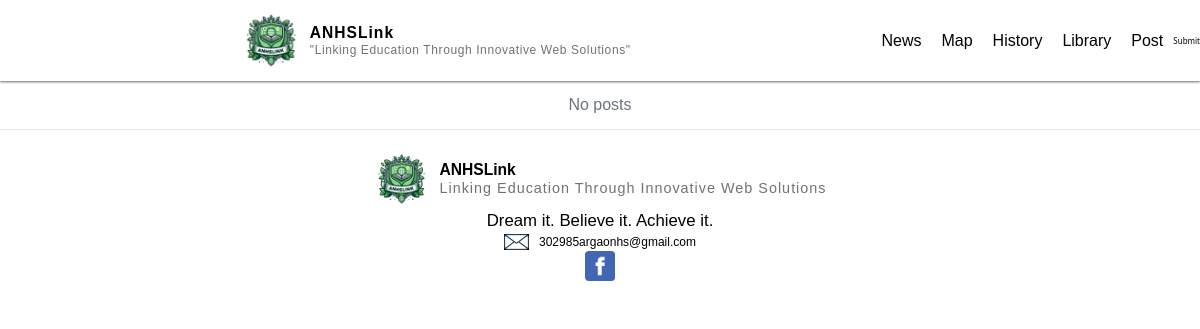
Before: /show_resource/asd/as/ with the older database file.
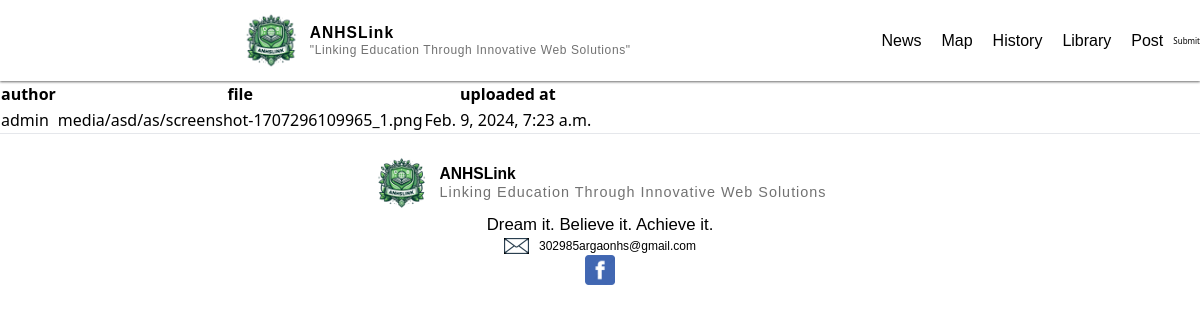
After: the same page with the newer database file.
### main/models.py (models this page shows, shortened)
class Resources (models.Model):
    name = models.CharField(max_length=100, default='Default Name')
    uuid = models.UUIDField(default=uuid.uuid4, editable=False, unique=True)
    subject = models.CharField(max_length=100)
    grade = models.CharField(max_length=100)
    file = models.FileField(upload_to= upload_to_function)
    author = models.ForeignKey(User, on_delete=models.CASCADE)
    uploaded_at = models.DateTimeField(auto_now_add=True)

### main/views.py (the view)
# urls.py: path("show_resource/<grade>/<subject>/",views.show_resource, name="show_resource" ),
def show_resource(request,grade,subject):
    resources = Resources.objects.filter(grade=grade,subject=subject).order_by('-uploaded_at')
    return render(request,"main/resource.html",{"resources":resources})

### main/templates/main/resource.html
{% extends "main/base.html" %}
{% load static %}
{% block body %}
{% for resource in resources %}
<table>
    <tr>
        <th>
            author
        </th>
        <th>
            file
        </th>
        <th>
            uploaded at
        </th>
    </tr>
    <tr>
        <td>
            {{resource.author}}
        </td>
        <td>
                <a href="{% url 'download' uuid=resource.uuid %}">{{ resource.file }}</a>
        </td>
        <td>
            {{resource.uploaded_at}}
        </td>
    </tr>
</table>
{% empty %}
<p class="m-3 text-center text-gray-500">No posts</p>
{%endfor%}
{% endblock %}

### main/templates/main/base.html (shortened to what this page needs)
{% load static %}
<!DOCTYPE html>
<html lang="en">
<head>
    <link rel="stylesheet" href="{% static 'css/main.css' %}">
    <link href="{% static 'styles/styles.css' %}" rel="stylesheet" type="text/css">
</head>
<body>
    <div class="page">
        <div class="head_container">
            <div class="branding">
                <img class="logo" src="{% static 'pictures/ANHSLink_logo.png' %}" alt="ANHS LOGO" width="7%">
                <div class="site-identity">
                    <p class="site-title">ANHSLink</p>
                    <p class="site-description">"Linking Education Through Innovative Web Solutions"</p>
                </div>
            </div>
            <div class="information flex justify-center space-x-">
                <a class="" href="{% url 'home' %}">
                    <p>News</p>
                </a>
                <a href="{% url 'map' %}">
                    <p>Map</p>
                </a>
                <a href="{% url 'history' %}">
                    <p>History</p>
                </a>
                <a href="{% url 'library' %}">
                    <p>Library</p>
                </a>
                <a href="{% url 'create_post' %}">
                    <p>Post</p>
                </a>
                <a>
                    <form action="{% url 'logout' %}" method="post">
                        <input type="submit">
                    </form>
                </a>
            </div>
        </div>
        {% block body %} {% endblock %}
        <footer>
            <div class="footer_container">
                <div class="branding_footer_whole">
                    <div class="branding_footer">
                        <img class="logo" src="{% static 'pictures/ANHSLink_logo.png' %}" alt="ANHS LOGO" width="5%" height="10%">
                        <div class="site-identity_footer">
                            <p class="site-title_footer">ANHSLink</p>
                            <p class="site-description_footer">Linking Education Through Innovative Web Solutions</p>
                        </div>
                    </div>
                    <div class="branding_footer_motto">
                        Dream it. Believe it. Achieve it.
                    </div>
                    <div class="socials_footer">
                        <div class="heading">
                            <div class="quick_email">
                                <img class="contact_logo" src="{% static 'pictures/GMAIL_LOGO.png' %}" alt="gmail_logo" width="1rem">
                                <p class="contacts">302985argaonhs@gmail.com</p>
                            </div>
                        </div>
                        <a href="https://www.facebook.com/profile.php?id=100063811972895" target="_blank">
                            <img src="{% static 'pictures/FB_LOGO.png' %}" alt="fb_logo" width="30vw" height="30vh">
                        </a>
                    </div>
                </div>
            </div>
        </footer>
    </div>
</body>
</html>

### authentication/static/css/main.css (style rules this page uses)
html, :host { line-height: 1.5; -webkit-text-size-adjust: 100%; -moz-tab-size: 4; -o-tab-size: 4; tab-size: 4; font-family: ui-sans-serif, system-ui, sans-serif, "Apple Color Emoji", "Segoe UI Emoji", "Segoe UI Symbol", "Noto Color Emoji"; font-feature-settings: normal; font-variation-settings: normal; -webkit-tap-highlight-color: transparent; }
body { margin: 0; line-height: inherit; }
a { color: inherit; text-decoration: inherit; }
table { text-indent: 0; border-color: inherit; border-collapse: collapse; }
button, input, optgroup, select, textarea { font-family: inherit; font-feature-settings: inherit; font-variation-settings: inherit; font-size: 100%; font-weight: inherit; line-height: inherit; color: inherit; margin: 0; padding: 0; }
button, [type='button'], [type='reset'], [type='submit'] { -webkit-appearance: button; background-color: transparent; background-image: none; }
blockquote, dl, dd, h1, h2, h3, h4, h5, h6, hr, figure, p, pre { margin: 0; }
input::placeholder, textarea::placeholder { opacity: 1; color: #9ca3af; }
img, svg, video, canvas, audio, iframe, embed, object { display: block; vertical-align: middle; }
img, video { max-width: 100%; height: auto; }
.flex { display: flex; }
.justify-center { justify-content: center; }

### authentication/static/styles/styles.css (style rules this page uses)
body { margin: 0; padding: 0; }
.page { width: 100%; background-color: rgba(255, 255, 255, 0.9); margin-left: auto; margin-right: auto; padding-top: 0; max-width: auto; max-height: auto; height: auto; box-sizing: border-box; }
.site-title { margin-top: 0; font-family: sans-serif; font-size: 1.3vw; line-height: 1.3; font-weight: 600; letter-spacing: 1px; margin-bottom: 0; }
.site-title_footer { margin-top: 0; font-family: "Poppins", sans-serif; font-size: 1.3vw; line-height: 1.3; font-weight: 600; margin-bottom: 0; }
.site-identity { margin-top: auto; margin-bottom: auto; margin-left: .5rem; font-family: sans-serif; margin-left: none; }
.site-identity_footer { margin-top: auto; margin-bottom: auto; margin-left: 0.5rem; font-family: sans-serif; display: block; }
.socials_footer { margin-top: auto; margin-bottom: auto; align-items: center; flex-direction: column; font-family: sans-serif; display: flex; flex-wrap: wrap; }
.site-description { margin-top: 0; margin-bottom: 0; font-size: 1vw; line-height: 1.2; letter-spacing: .6px; display: flex; color: #727272; }
.site-description_footer { display: block; margin-top: 0; margin-bottom: 0; font-size: 1.2vw; line-height: 1.2; letter-spacing: 1px; color: #727272; }
.logo { display: inline-block; margin-top: auto; margin-bottom: auto; }
a { text-decoration: none; }
.heading * { width: auto; height: auto; display: flex; }
.contact_logo { display: inline-block; background-color: #000000; }
.contacts { margin-left: 10px; display: inline-block; }
.quick_call, .quick_email { display: flex; }
.branding { display: flex; justify-content: center; height: auto; }
.branding_footer { display: flex; justify-content: center; width: auto; height: auto; }
.branding_footer_whole { width: auto; height: auto; }
.heading p { font-size: 1vw; font-family: Arial; transition: 0.4s; }
.information { font-size: .5rem; display: flex; flex-direction: row; justify-content: center; white-space: nowrap; align-items: center; }
.information p { font-family: sans-serif; margin: 10px; transition: .4s; font-size: 1rem; }
.information a { gap: 10px; align-items: center; transition: .4s; }
.information a { color: #000000; text-decoration: none; }
@media screen and (min-width: 1001px) { .contact_logo { margin: auto; height: 1rem; } }
@media screen and (min-width: 1001px) { .head_container { justify-content: space-between; display: flex; width: 100%; padding: 10px 0; height: auto; box-shadow: 0 1px 2.3px rgba(92, 92, 92, 0.9); } }
@media screen and (min-width: 1001px) { .branding_footer_motto { display: flex; font-family: sans-serif; font-size: 1.4vw; justify-content: center; } }
@media screen and (min-width: 1001px) { .contacts { font-size: 50px; } }
footer { background: #FFF; height: 200px; display: inline-flex; width: 100%; height: auto; }
.footer_container { display: flex; padding: 20px; width: 100%; justify-content: flex-start; }
p { font-family: sans-serif; }

Changed rows visible on the page:
added Resources: author "admin", file "media/asd/as/screenshot-1707296109965_1.png", uploaded_at "Feb. 9, 2024, 7:23 a.m."
Other visible differences:
text no longer shown: "No posts"
